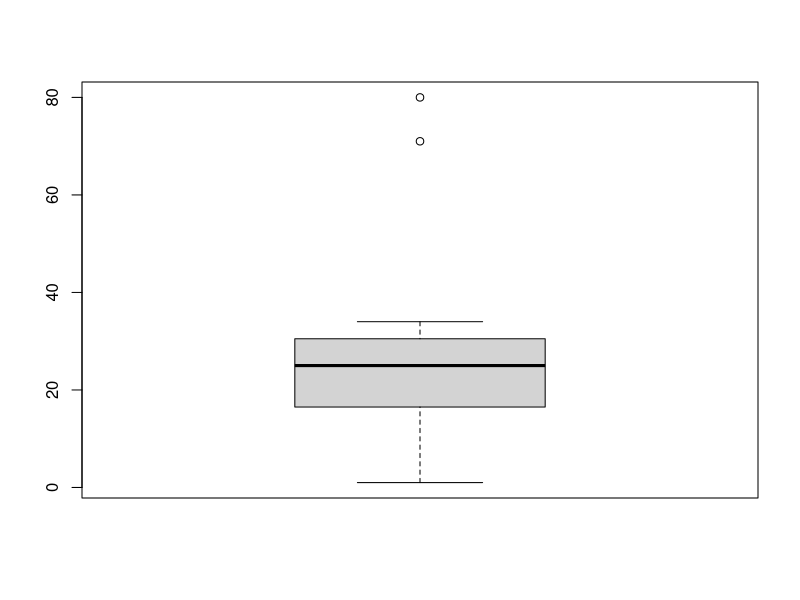
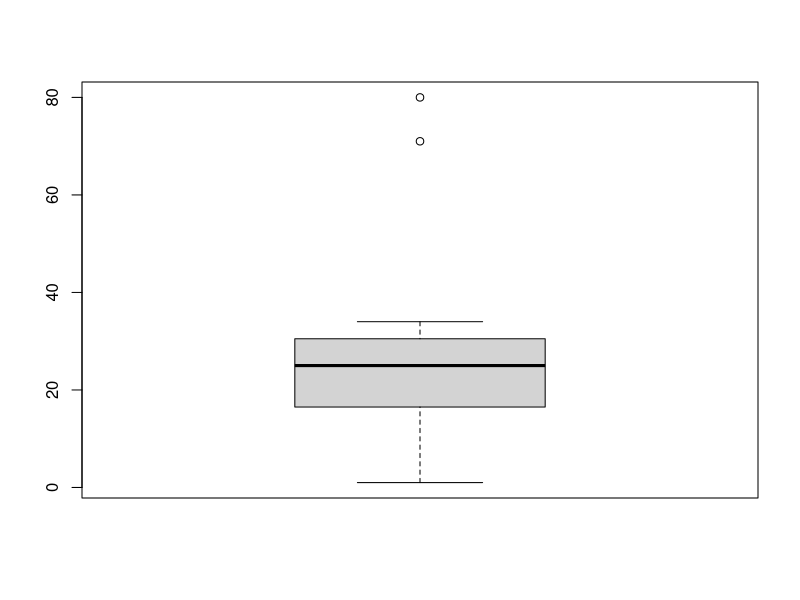
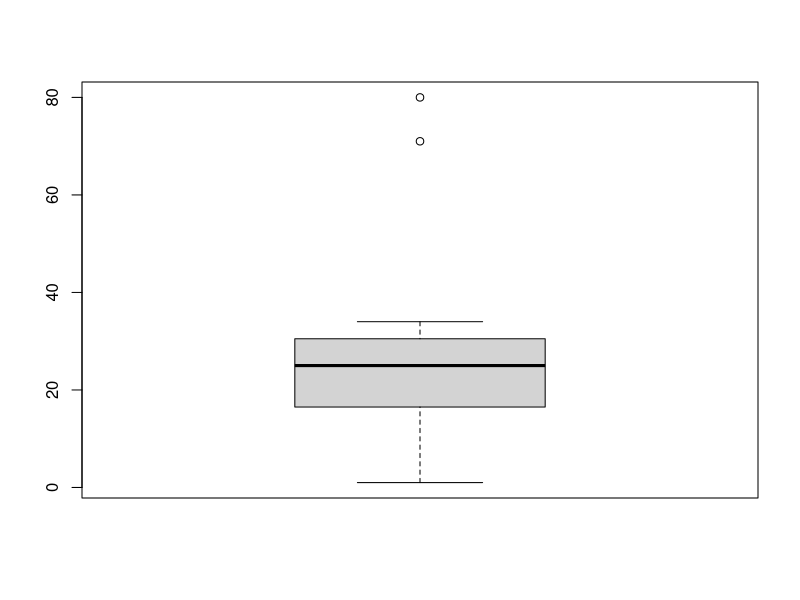
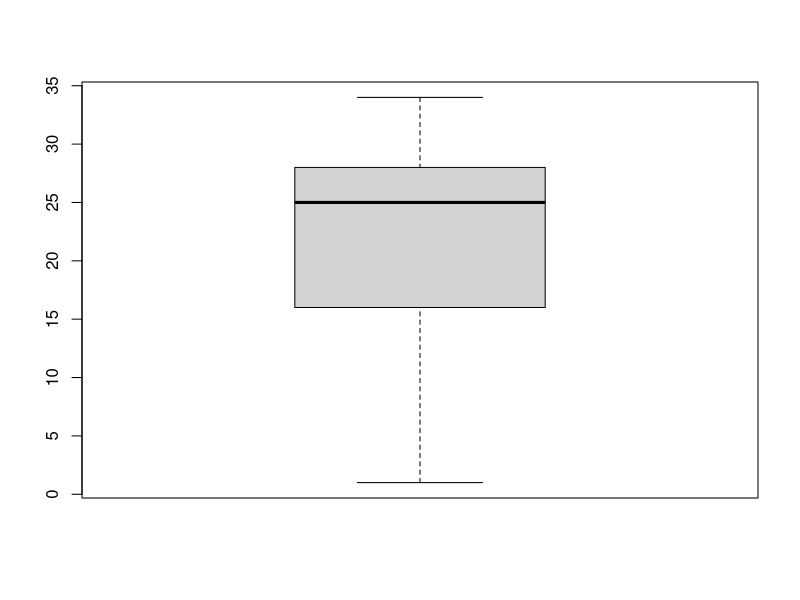

Generate these figures, in order, with R:
## ---- chunk 1
library(tidyverse)
library(readxl)
CustomerChurn <- read_excel("CustomerChurn.xlsx",
 col_types = c("text", "text", "text",
 "text", "numeric", "text", "text",
 "text", "text", "text", "text", "text",
 "text", "text", "text", "text", "text",
 "numeric", "numeric", "text"))
## ---- chunk 2
summary(CustomerChurn)

CustomerChurn2 <- mutate(CustomerChurn,MonthlyCharges = replace(MonthlyCharges, is.nan(MonthlyCharges), median(MonthlyCharges, na.rm = TRUE)))

CustomerChurn2 <- mutate(CustomerChurn2,TotalCharges = replace(TotalCharges, is.na(TotalCharges), mean(TotalCharges, na.rm = TRUE)))

CustomerChurn2 <- mutate(CustomerChurn2,PaymentMethod = replace(PaymentMethod, is.na(PaymentMethod), "ElectronicCheck"))

## ---- chunk 3
boxplot(CustomerChurn2$tenure)
boxplot(CustomerChurn2$tenure)$out

outliers <- boxplot(CustomerChurn2$tenure)$out
CustomerChurn2[which(CustomerChurn2$tenure %in% outliers),]

CustomerChurn3 <- CustomerChurn2[-which(CustomerChurn2$tenure %in% outliers),]

boxplot(CustomerChurn3$tenure)

